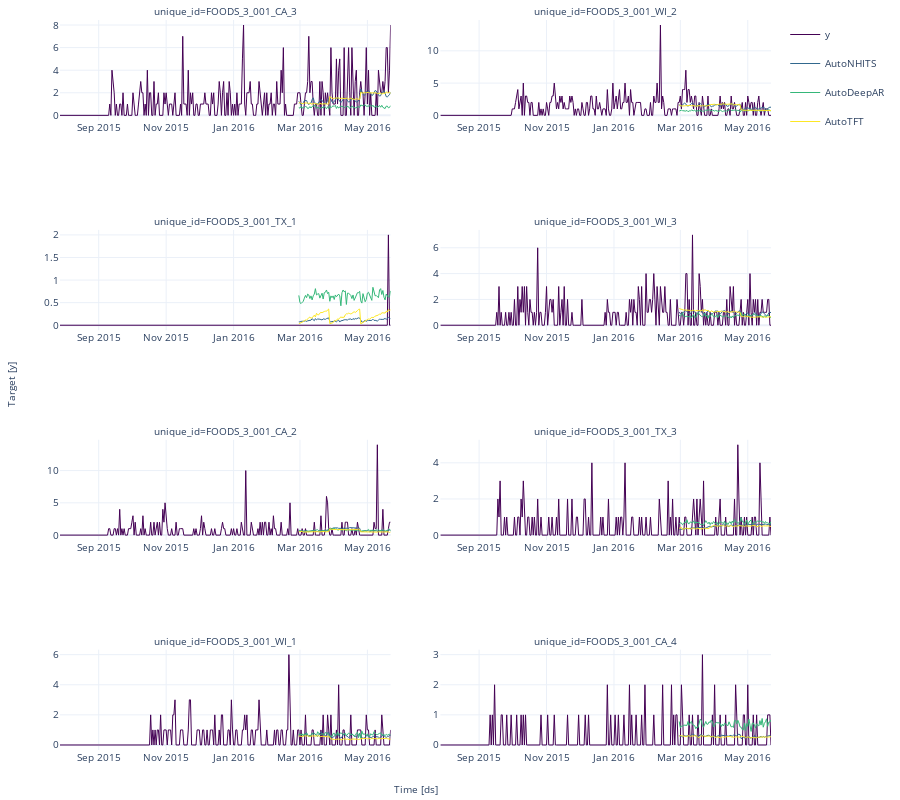

The notebook cell this image was saved under:
### Markdown cell above
The M5 Competition featured two tracks: accuracy and uncertainty. The accuracy track aimed to estimate the point forecasts of unit sales, while the uncertainty track focused on estimating the uncertainty distribution of the realized values of these sales.

In this tutorial, we will focus on the accuracy track of the competition; therefore, we will only use the point forecasts from the `Auto` models.

### Code cell
cv_df = cv_df[['unique_id', 'ds', 'cutoff', 'y', 'AutoNHITS', 'AutoDeepAR', 'AutoTFT']]

plot_series(Y_df, cv_df.drop(columns=['y', 'cutoff']), max_insample_length=300, engine='plotly')

### Figure 1 — Plotly figure (JSON) as saved in the notebook; plotly's stock layout.template omitted (floating-point values rounded to 4 significant figures; data arrays with more than 128 entries replaced by an {"elided": "..."} marker saying what was removed)
{"data": [{"legendgroup": "y", "line": {"color": "#440154", "width": 1}, "mode": "lines", "name": "y", "showlegend": true, "type": "scatter", "x": {"elided": "384 str values"}, "xaxis": "x", "y": {"elided": "384 int values"}, "yaxis": "y"}, {"legendgroup": "AutoNHITS", "line": {"color": "#31688e", "width": 1}, "mode": "lines", "name": "AutoNHITS", "showlegend": true, "type": "scatter", "x": {"elided": "384 str values"}, "xaxis": "x", "y": {"elided": "384 float values"}, "yaxis": "y"}, {"legendgroup": "AutoDeepAR", "line": {"color": "#35b779", "width": 1}, "mode": "lines", "name": "AutoDeepAR", "showlegend": true, "type": "scatter", "x": {"elided": "384 str values"}, "xaxis": "x", "y": {"elided": "384 float values"}, "yaxis": "y"}, {"legendgroup": "AutoTFT", "line": {"color": "#fde725", "width": 1}, "mode": "lines", "name": "AutoTFT", "showlegend": true, "type": "scatter", "x": {"elided": "384 str values"}, "xaxis": "x", "y": {"elided": "384 float values"}, "yaxis": "y"}, {"legendgroup": "y", "line": {"color": "#440154", "width": 1}, "mode": "lines", "name": "y", "showlegend": false, "type": "scatter", "x": {"elided": "384 str values"}, "xaxis": "x2", "y": {"elided": "384 int values"}, "yaxis": "y2"}, {"legendgroup": "AutoNHITS", "line": {"color": "#31688e", "width": 1}, "mode": "lines", "name": "AutoNHITS", "showlegend": false, "type": "scatter", "x": {"elided": "384 str values"}, "xaxis": "x2", "y": {"elided": "384 float values"}, "yaxis": "y2"}, {"legendgroup": "AutoDeepAR", "line": {"color": "#35b779", "width": 1}, "mode": "lines", "name": "AutoDeepAR", "showlegend": false, "type": "scatter", "x": {"elided": "384 str values"}, "xaxis": "x2", "y": {"elided": "384 float values"}, "yaxis": "y2"}, {"legendgroup": "AutoTFT", "line": {"color": "#fde725", "width": 1}, "mode": "lines", "name": "AutoTFT", "showlegend": false, "type": "scatter", "x": {"elided": "384 str values"}, "xaxis": "x2", "y": {"elided": "384 float values"}, "yaxis": "y2"}, {"legendgroup": "y", "line": {"color": "#440154", "width": 1}, "mode": "lines", "name": "y", "showlegend": false, "type": "scatter", "x": {"elided": "384 str values"}, "xaxis": "x3", "y": {"elided": "384 int values"}, "yaxis": "y3"}, {"legendgroup": "AutoNHITS", "line": {"color": "#31688e", "width": 1}, "mode": "lines", "name": "AutoNHITS", "showlegend": false, "type": "scatter", "x": {"elided": "384 str values"}, "xaxis": "x3", "y": {"elided": "384 float values"}, "yaxis": "y3"}, {"legendgroup": "AutoDeepAR", "line": {"color": "#35b779", "width": 1}, "mode": "lines", "name": "AutoDeepAR", "showlegend": false, "type": "scatter", "x": {"elided": "384 str values"}, "xaxis": "x3", "y": {"elided": "384 float values"}, "yaxis": "y3"}, {"legendgroup": "AutoTFT", "line": {"color": "#fde725", "width": 1}, "mode": "lines", "name": "AutoTFT", "showlegend": false, "type": "scatter", "x": {"elided": "384 str values"}, "xaxis": "x3", "y": {"elided": "384 float values"}, "yaxis": "y3"}, {"legendgroup": "y", "line": {"color": "#440154", "width": 1}, "mode": "lines", "name": "y", "showlegend": false, "type": "scatter", "x": {"elided": "384 str values"}, "xaxis": "x4", "y": {"elided": "384 int values"}, "yaxis": "y4"}, {"legendgroup": "AutoNHITS", "line": {"color": "#31688e", "width": 1}, "mode": "lines", "name": "AutoNHITS", "showlegend": false, "type": "scatter", "x": {"elided": "384 str values"}, "xaxis": "x4", "y": {"elided": "384 float values"}, "yaxis": "y4"}, {"legendgroup": "AutoDeepAR", "line": {"color": "#35b779", "width": 1}, "mode": "lines", "name": "AutoDeepAR", "showlegend": false, "type": "scatter", "x": {"elided": "384 str values"}, "xaxis": "x4", "y": {"elided": "384 float values"}, "yaxis": "y4"}, {"legendgroup": "AutoTFT", "line": {"color": "#fde725", "width": 1}, "mode": "lines", "name": "AutoTFT", "showlegend": false, "type": "scatter", "x": {"elided": "384 str values"}, "xaxis": "x4", "y": {"elided": "384 float values"}, "yaxis": "y4"}, {"legendgroup": "y", "line": {"color": "#440154", "width": 1}, "mode": "lines", "name": "y", "showlegend": false, "type": "scatter", "x": {"elided": "384 str values"}, "xaxis": "x5", "y": {"elided": "384 int values"}, "yaxis": "y5"}, {"legendgroup": "AutoNHITS", "line": {"color": "#31688e", "width": 1}, "mode": "lines", "name": "AutoNHITS", "showlegend": false, "type": "scatter", "x": {"elided": "384 str values"}, "xaxis": "x5", "y": {"elided": "384 float values"}, "yaxis": "y5"}, {"legendgroup": "AutoDeepAR", "line": {"color": "#35b779", "width": 1}, "mode": "lines", "name": "AutoDeepAR", "showlegend": false, "type": "scatter", "x": {"elided": "384 str values"}, "xaxis": "x5", "y": {"elided": "384 float values"}, "yaxis": "y5"}, {"legendgroup": "AutoTFT", "line": {"color": "#fde725", "width": 1}, "mode": "lines", "name": "AutoTFT", "showlegend": false, "type": "scatter", "x": {"elided": "384 str values"}, "xaxis": "x5", "y": {"elided": "384 float values"}, "yaxis": "y5"}, {"legendgroup": "y", "line": {"color": "#440154", "width": 1}, "mode": "lines", "name": "y", "showlegend": false, "type": "scatter", "x": {"elided": "384 str values"}, "xaxis": "x6", "y": {"elided": "384 int values"}, "yaxis": "y6"}, {"legendgroup": "AutoNHITS", "line": {"color": "#31688e", "width": 1}, "mode": "lines", "name": "AutoNHITS", "showlegend": false, "type": "scatter", "x": {"elided": "384 str values"}, "xaxis": "x6", "y": {"elided": "384 float values"}, "yaxis": "y6"}, {"legendgroup": "AutoDeepAR", "line": {"color": "#35b779", "width": 1}, "mode": "lines", "name": "AutoDeepAR", "showlegend": false, "type": "scatter", "x": {"elided": "384 str values"}, "xaxis": "x6", "y": {"elided": "384 float values"}, "yaxis": "y6"}, {"legendgroup": "AutoTFT", "line": {"color": "#fde725", "width": 1}, "mode": "lines", "name": "AutoTFT", "showlegend": false, "type": "scatter", "x": {"elided": "384 str values"}, "xaxis": "x6", "y": {"elided": "384 float values"}, "yaxis": "y6"}, {"legendgroup": "y", "line": {"color": "#440154", "width": 1}, "mode": "lines", "name": "y", "showlegend": false, "type": "scatter", "x": {"elided": "384 str values"}, "xaxis": "x7", "y": {"elided": "384 int values"}, "yaxis": "y7"}, {"legendgroup": "AutoNHITS", "line": {"color": "#31688e", "width": 1}, "mode": "lines", "name": "AutoNHITS", "showlegend": false, "type": "scatter", "x": {"elided": "384 str values"}, "xaxis": "x7", "y": {"elided": "384 float values"}, "yaxis": "y7"}, {"legendgroup": "AutoDeepAR", "line": {"color": "#35b779", "width": 1}, "mode": "lines", "name": "AutoDeepAR", "showlegend": false, "type": "scatter", "x": {"elided": "384 str values"}, "xaxis": "x7", "y": {"elided": "384 float values"}, "yaxis": "y7"}, {"legendgroup": "AutoTFT", "line": {"color": "#fde725", "width": 1}, "mode": "lines", "name": "AutoTFT", "showlegend": false, "type": "scatter", "x": {"elided": "384 str values"}, "xaxis": "x7", "y": {"elided": "384 float values"}, "yaxis": "y7"}, {"legendgroup": "y", "line": {"color": "#440154", "width": 1}, "mode": "lines", "name": "y", "showlegend": false, "type": "scatter", "x": {"elided": "384 str values"}, "xaxis": "x8", "y": {"elided": "384 int values"}, "yaxis": "y8"}, {"legendgroup": "AutoNHITS", "line": {"color": "#31688e", "width": 1}, "mode": "lines", "name": "AutoNHITS", "showlegend": false, "type": "scatter", "x": {"elided": "384 str values"}, "xaxis": "x8", "y": {"elided": "384 float values"}, "yaxis": "y8"}, {"legendgroup": "AutoDeepAR", "line": {"color": "#35b779", "width": 1}, "mode": "lines", "name": "AutoDeepAR", "showlegend": false, "type": "scatter", "x": {"elided": "384 str values"}, "xaxis": "x8", "y": {"elided": "384 float values"}, "yaxis": "y8"}, {"legendgroup": "AutoTFT", "line": {"color": "#fde725", "width": 1}, "mode": "lines", "name": "AutoTFT", "showlegend": false, "type": "scatter", "x": {"elided": "384 str values"}, "xaxis": "x8", "y": {"elided": "384 float values"}, "yaxis": "y8"}], "layout": {"annotations": [{"font": {"size": 10}, "showarrow": false, "text": "unique_id=FOODS_3_001_CA_3", "x": 0.2325, "xanchor": "center", "xref": "paper", "y": 1, "yanchor": "bottom", "yref": "paper"}, {"font": {"size": 10}, "showarrow": false, "text": "unique_id=FOODS_3_001_WI_2", "x": 0.7675, "xanchor": "center", "xref": "paper", "y": 1, "yanchor": "bottom", "yref": "paper"}, {"font": {"size": 10}, "showarrow": false, "text": "unique_id=FOODS_3_001_TX_1", "x": 0.2325, "xanchor": "center", "xref": "paper", "y": 0.7125, "yanchor": "bottom", "yref": "paper"}, {"font": {"size": 10}, "showarrow": false, "text": "unique_id=FOODS_3_001_WI_3", "x": 0.7675, "xanchor": "center", "xref": "paper", "y": 0.7125, "yanchor": "bottom", "yref": "paper"}, {"font": {"size": 10}, "showarrow": false, "text": "unique_id=FOODS_3_001_CA_2", "x": 0.2325, "xanchor": "center", "xref": "paper", "y": 0.425, "yanchor": "bottom", "yref": "paper"}, {"font": {"size": 10}, "showarrow": false, "text": "unique_id=FOODS_3_001_TX_3", "x": 0.7675, "xanchor": "center", "xref": "paper", "y": 0.425, "yanchor": "bottom", "yref": "paper"}, {"font": {"size": 10}, "showarrow": false, "text": "unique_id=FOODS_3_001_WI_1", "x": 0.2325, "xanchor": "center", "xref": "paper", "y": 0.1375, "yanchor": "bottom", "yref": "paper"}, {"font": {"size": 10}, "showarrow": false, "text": "unique_id=FOODS_3_001_CA_4", "x": 0.7675, "xanchor": "center", "xref": "paper", "y": 0.1375, "yanchor": "bottom", "yref": "paper"}, {"font": {"size": 10}, "showarrow": false, "text": "Time [ds]", "x": 0.5, "xanchor": "center", "xref": "paper", "y": 0, "yanchor": "top", "yref": "paper", "yshift": -30}, {"font": {"size": 10}, "showarrow": false, "text": "Target [y]", "textangle": -90, "x": 0, "xanchor": "right", "xref": "paper", "xshift": -40, "y": 0.5, "yanchor": "middle", "yref": "paper"}], "autosize": true, "font": {"size": 10}, "height": 800, "margin": {"b": 50, "l": 60, "r": 10, "t": 20}, "xaxis": {"anchor": "y", "domain": [0, 0.465], "showticklabels": true, "visible": true}, "xaxis2": {"anchor": "y2", "domain": [0.535, 1.0], "showticklabels": true, "visible": true}, "xaxis3": {"anchor": "y3", "domain": [0, 0.465], "showticklabels": true, "visible": true}, "xaxis4": {"anchor": "y4", "domain": [0.535, 1.0], "showticklabels": true, "visible": true}, "xaxis5": {"anchor": "y5", "domain": [0, 0.465], "showticklabels": true, "visible": true}, "xaxis6": {"anchor": "y6", "domain": [0.535, 1.0], "showticklabels": true, "visible": true}, "xaxis7": {"anchor": "y7", "domain": [0, 0.465], "showticklabels": true, "visible": true}, "xaxis8": {"anchor": "y8", "domain": [0.535, 1.0], "showticklabels": true, "visible": true}, "yaxis": {"anchor": "x", "domain": [0.8625, 1]}, "yaxis2": {"anchor": "x2", "domain": [0.8625, 1]}, "yaxis3": {"anchor": "x3", "domain": [0.575, 0.7125]}, "yaxis4": {"anchor": "x4", "domain": [0.575, 0.7125]}, "yaxis5": {"anchor": "x5", "domain": [0.2875, 0.425]}, "yaxis6": {"anchor": "x6", "domain": [0.2875, 0.425]}, "yaxis7": {"anchor": "x7", "domain": [0, 0.1375]}, "yaxis8": {"anchor": "x8", "domain": [0, 0.1375]}}}
